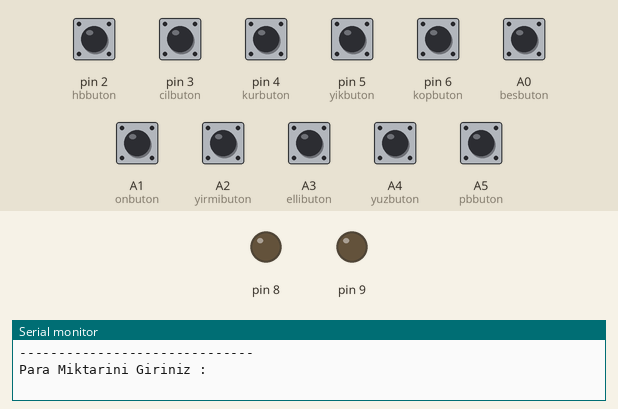
Simulated run of this sketch. Board: Arduino Uno, built with avr-gcc and run on an emulated ATmega328P. On the bench: output pins drawn as LEDs (lit = HIGH), the last lines printed to the serial monitor. Inputs (shaded band) come from the test bench; at power-on: A0 (besbuton), A1 (onbuton), A2 (yirmibuton), A3 (ellibuton), A4 (yuzbuton), A5 (pbbuton), pin 2 (hbbuton), pin 3 (cilbuton), pin 4 (kurbuton), pin 5 (yikbuton), pin 6 (kopbuton) LOW.

Above: at 1.4 s.
1.5 s: pin 2 (hbbuton) pulled HIGH for 0.15 s
At 2.9 s:
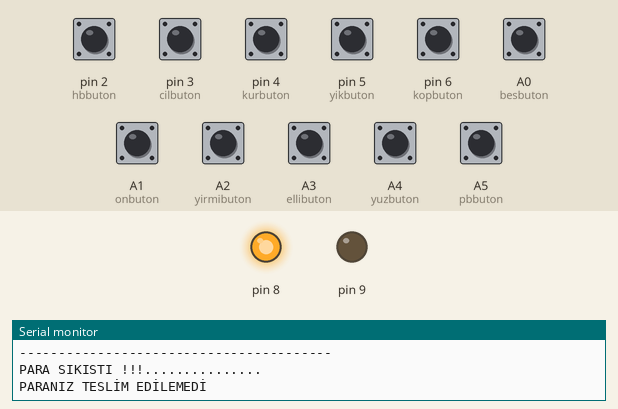
3.9 s: A0 (besbuton) pulled HIGH for 0.15 s
5.5 s: A1 (onbuton) pulled HIGH for 0.15 s
7.1 s: A2 (yirmibuton) pulled HIGH for 0.15 s
8.7 s: A3 (ellibuton) pulled HIGH for 0.15 s
10.3 s: A4 (yuzbuton) pulled HIGH for 0.15 s
Timing chart, 0 to 12.9 s (numbered marks = the images above; inputs shaded):
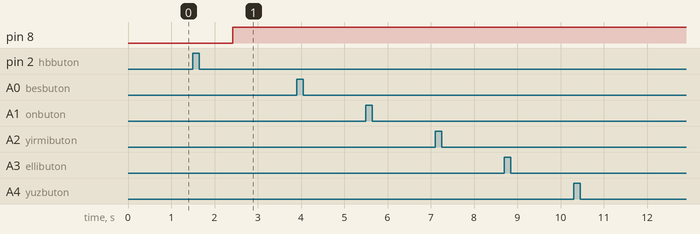

The sketch:

sd.ino
```cpp
/*
  TUNAHAN ÇAKIR
  190201031
*/
#include <SPI.h>
#include <SD.h>

File myFile;

int besbutondurum = 0;
int onbutondurum = 0;
int yirmibutondurum = 0;
int ellibutondurum = 0;
int yuzbutondurum = 0;
int pbbutondurum = 0;

int kopbutondurum = 0;
int yikbutondurum = 0;
int kurbutondurum = 0;
int cilbutondurum = 0;
int hbbutondurum = 0;

int beslik = 0, onluk = 0, yirmilik = 0 , ellilik = 0, yuzluk = 0;
int toplam = 0, borc = 0;

String hizmet[4] = {"Kopukleme", "Yikama", "Kurulama", "Cilalama"};
int hizmetID[4] = {1, 2, 3, 4};
int hizmetAdet[4] = {3, 50, 100, 20};
int hizmetFiyat[4] = {15, 10, 5, 50};
int kasa[5] = {0, 0, 0, 0, 0};

int kasatoplam = kasa[0] * 5 + kasa[1] * 10 + kasa[2] * 20 + kasa[3] * 50 + kasa[4] * 100;
int kopsym = 0, yiksym = 0, kursym = 0, cilsym = 0;

const int besbuton = A0;
const int onbuton = A1;
const int yirmibuton = A2;
const int ellibuton = A3;
const int yuzbuton = A4;
const int pbbuton = A5;

const int kopbuton = 6;
const int yikbuton = 5;
const int kurbuton = 4;
const int cilbuton = 3;
const int hbbuton = 2;

boolean parasayim = true;
boolean hizmetsayim = true;
boolean parateslim = true;

void setup() {
  Serial.begin(9600);

  pinMode(besbuton, INPUT);
  pinMode(onbuton, INPUT);
  pinMode(yirmibuton, INPUT);
  pinMode(ellibuton, INPUT);
  pinMode(yuzbuton, INPUT);
  pinMode(pbbuton, INPUT);

  pinMode(kopbuton, INPUT);
  pinMode(yikbuton, INPUT);
  pinMode(kurbuton, INPUT);
  pinMode(cilbuton, INPUT);
  pinMode(hbbuton, INPUT);

  pinMode(8, OUTPUT);
  pinMode(9, OUTPUT);

  Serial.println("------------------------------");
  Serial.println("Para Miktarini Giriniz : ");
  delay(250);
}

void loop() {
  besbutondurum = digitalRead(besbuton);
  onbutondurum = digitalRead(onbuton);
  yirmibutondurum = digitalRead(yirmibuton);
  ellibutondurum = digitalRead(ellibuton);
  yuzbutondurum = digitalRead(yuzbuton);
  pbbutondurum = digitalRead(pbbuton);

  kopbutondurum = digitalRead(kopbuton);
  yikbutondurum = digitalRead(yikbuton);
  kurbutondurum = digitalRead(kurbuton);
  cilbutondurum = digitalRead(cilbuton);
  hbbutondurum = digitalRead(hbbuton);

  paraOlusturma();
  hizmetOlusturma();
}


void paraOlusturma() {
  if (pbbutondurum == HIGH) {
    parasayim = false;
    Serial.println("------------------------------");
    Serial.print("\nToplam Paraniz = ");
    Serial.println(toplam);
    delay(250);
    Serial.println("------------------------------");
    Serial.println("Hizmet Giriniz ");
    delay(250);
  }
  if (parasayim) {
    if (besbutondurum == HIGH) {
      if (beslik < 99)
        beslik++;
      toplam = beslik * 5 + onluk * 10 + yirmilik * 20 + ellilik * 50 + yuzluk * 100;
      kasa[0]++;
      Serial.print("\nToplam Beslik Sayisi = ");
      Serial.println(beslik);
      delay(300);
    }
    if (onbutondurum == HIGH) {
      if (onluk < 99)
        onluk++;
      toplam = beslik * 5 + onluk * 10 + yirmilik * 20 + ellilik * 50 + yuzluk * 100;
      kasa[1]++;
      Serial.print("\nToplam Onluk Sayisi = ");
      Serial.println(onluk);
      delay(300);
    }
    if (yirmibutondurum == HIGH) {
      if (yirmilik < 99)
        yirmilik++;
      toplam = beslik * 5 + onluk * 10 + yirmilik * 20 + ellilik * 50 + yuzluk * 100;
      kasa[2]++;
      Serial.print("\nToplam Yirmilik Sayisi = ");
      Serial.println(yirmilik);
      delay(300);
    }
    if (ellibutondurum == HIGH) {
      if (ellilik < 99)
        ellilik++;
      toplam = beslik * 5 + onluk * 10 + yirmilik * 20 + ellilik * 50 + yuzluk * 100;
      kasa[3]++;
      Serial.print("\nToplam Ellilik Sayisi = ");
      Serial.println(ellilik);
      delay(300);
    }
    if (yuzbutondurum == HIGH) {
      if (yuzluk < 99)
        yuzluk++;
      toplam = beslik * 5 + onluk * 10 + yirmilik * 20 + ellilik * 50 + yuzluk * 100;
      kasa[4]++;
      Serial.print("\nToplam Yuzluk Sayisi = ");
      Serial.println(yuzluk);
      delay(300);
    }
  }
}

void hizmetOlusturma() {
  if (hbbutondurum == HIGH) {
    hizmetsayim = false;
    Serial.println("------------------------------");
    Serial.print("\nToplam Borcunuz = ");
    Serial.println(borc);
    delay(250);
    Serial.println("------------------------------");
    Serial.print("\nKalan Paraniz = ");
    Serial.println(toplam - borc);
    delay(250);
    paraUstu();
    delay(250);
    if(parateslim){
      parateslim=false;
      paraTeslim();
    }
  }
  if (hizmetsayim) {
    if (kopbutondurum == HIGH) {
      if (kopsym < hizmetAdet[0])
        kopsym++;
      else
        Serial.println("Yeterli hizmet Bulunmamaktadir...");
      borc = hizmetFiyat[0] * kopsym + hizmetFiyat[1] * yiksym + hizmetFiyat[2] * kursym + hizmetFiyat[3] * cilsym;
      Serial.print("\nToplam Kopukleme Sayisi = ");
      Serial.println(kopsym);
      delay(300);
    }
    if (yikbutondurum == HIGH) {
      if (yiksym < hizmetAdet[1])
        yiksym++;
      else
        Serial.println("Yeterli hizmet Bulunmamaktadir...");
      borc = hizmetFiyat[0] * kopsym + hizmetFiyat[1] * yiksym + hizmetFiyat[2] * kursym + hizmetFiyat[3] * cilsym;
      Serial.print("\nToplam Yikama Sayisi = ");
      Serial.println(yiksym);
      delay(300);
    } if (kurbutondurum == HIGH) {
      if (kursym < hizmetAdet[2])
        kursym++;
      else
        Serial.println("Yeterli hizmet Bulunmamaktadir...");
      borc = hizmetFiyat[0] * kopsym + hizmetFiyat[1] * yiksym + hizmetFiyat[2] * kursym + hizmetFiyat[3] * cilsym;
      Serial.print("\nToplam Kurulama Sayisi = ");
      Serial.println(kursym);
      delay(300);
    } if (cilbutondurum == HIGH) {
      if (cilsym < hizmetAdet[3])
        cilsym++;
      else
        Serial.println("Yeterli hizmet Bulunmamaktadir...");
      borc = hizmetFiyat[0] * kopsym + hizmetFiyat[1] * yiksym + hizmetFiyat[2] * kursym + hizmetFiyat[3] * cilsym;
      Serial.print("\nToplam Cilalama Sayisi = ");
      Serial.println(cilsym);
      delay(300);
    }
  }
}

boolean yeterli = true;
void paraUstu() {
  toplam = toplam - borc;
  int yuz = toplam / 100;
  if (yuz > kasa[4])
    yuz = kasa[4];
  toplam = toplam - yuz * 100;
  int elli = toplam / 50;
  if (elli > kasa[3])
    elli = kasa[3];
  toplam = toplam - elli * 50;
  int yirmi = toplam / 20;
  if (yirmi > kasa[2])
    yirmi = kasa[2];
  toplam = toplam - yirmi * 20;
  int on = toplam / 10;
  if (on > kasa[1])
    on = kasa[1];
  toplam = toplam - on * 10;
  int bes = toplam / 5;
  if (bes > kasa[0])
    bes = kasa[0];
  toplam = toplam - bes * 5;

  if(toplam==0){
    Serial.println("-------------------------------------------");
  Serial.println("*************PARA USTUNUZ********");
  Serial.print("\nYuzluk Sayisi = ");
  Serial.println(yuz);
  Serial.print("\nEllilik Sayisi = ");
  Serial.println(elli);
  Serial.print("\nYirmilik Sayisi = ");
  Serial.println(yirmi);
  Serial.print("\nOnluk Sayisi = ");
  Serial.println(on);
  Serial.print("\nBeslik Sayisi = ");
  Serial.println(bes);
  Serial.println("----------------------------------------");
  }else{
    yeterli = false;
    Serial.println("-----------------------------");
    Serial.println("Kasada Yeteri Kadar Para Bulunmamaktadir");
  }


}

void paraTeslim(){
  int degisken =2;
  if(yeterli == false){
    digitalWrite(8,HIGH);
    Serial.println("--------------------------------");
    Serial.println("Paraniz Teslim Edilemedi");
  }
  else if(degisken==2){
    digitalWrite(8,HIGH);
    Serial.println("PARA SIKISTI !!!............... ");
    Serial.println("PARANIZ TESLİM EDİLEMEDİ");
  }else{
    digitalWrite(9,HIGH);
    Serial.println("PARANIZ TESLIM EDILDI :)");
  }
}
```

Measured:
- after the input at 1.5 s, pin 8: LOW → HIGH after 0.92 s
